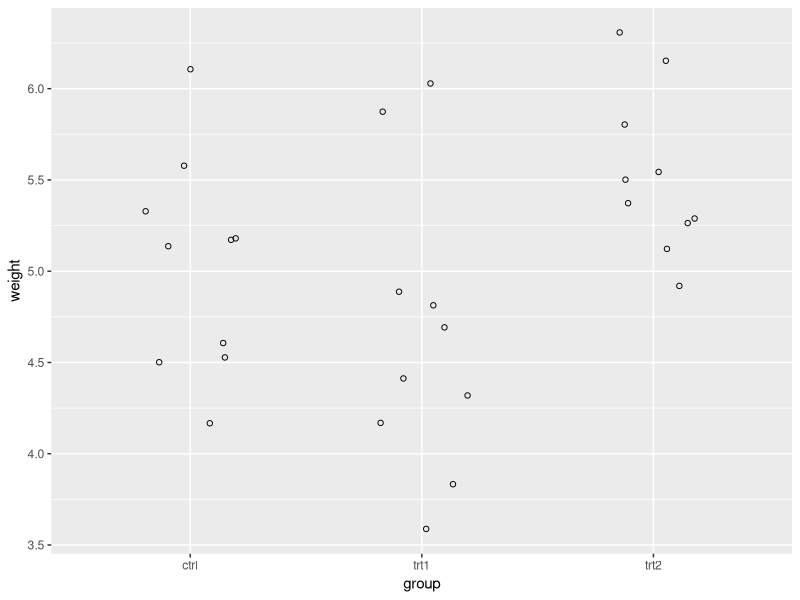
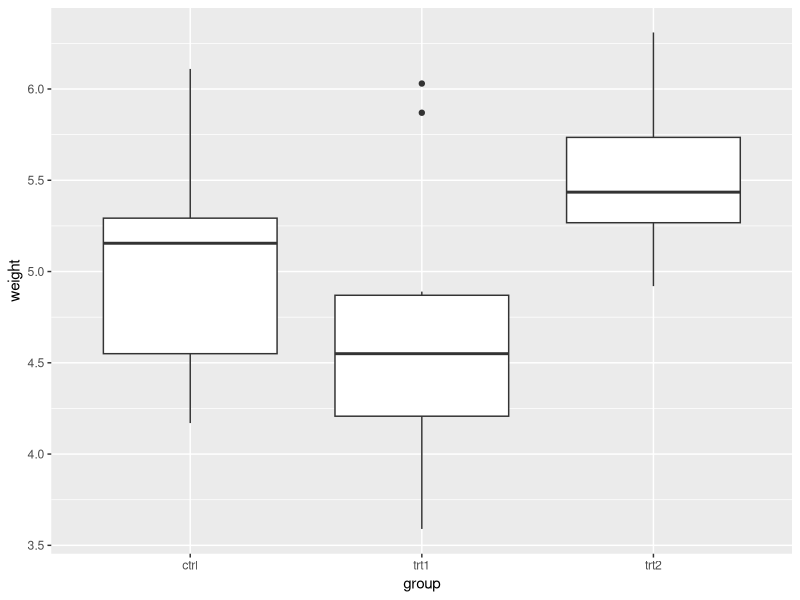
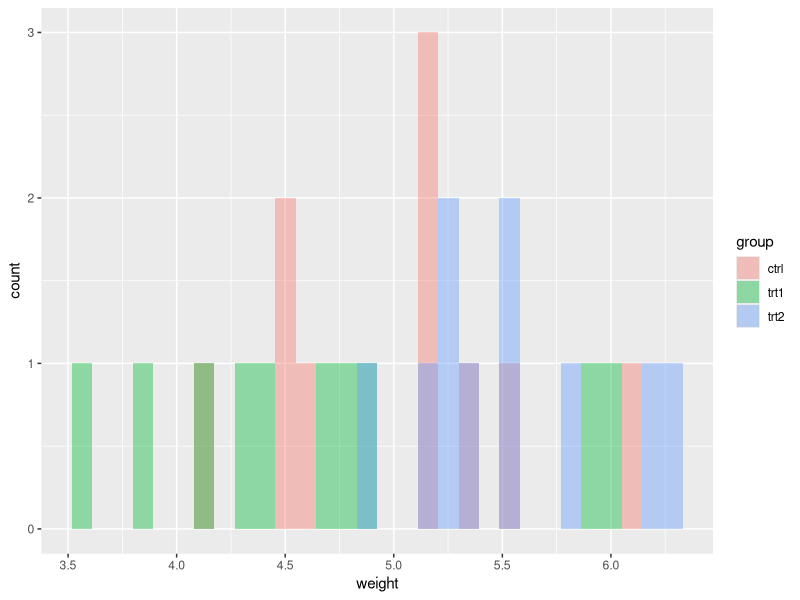

Write the R code that produced these figures, in order. (Note: this script raises an error after producing the figures.)
# Intro to R
# Rick Scavetta
# 6.6.18
# IGRADU DA workshop

# Clear the workspace
rm(list = ls())

# Load packages
library(dplyr)
library(ggplot2)
library(purrr)
library(tidyr)

# Call my functions:
# source("myFuncs.R")

# R syntax:
n <- log2(8)
n # short cut for print(n)

# A simple workflow:
# A built-in dataset:
PlantGrowth

# What are the groups?
levels(PlantGrowth$group)

# How many are there?
nlevels(PlantGrowth$group)

# Descriptive stats:
# ALL 30 values
mean(PlantGrowth$weight)

# Group-wise means:
# The apply family way:
tapply(PlantGrowth$weight, PlantGrowth$group, mean)

# The dplyr way: (first load package)
# shift+ctrl+m for the "pipe" operator, say "and then"

# <- use ctrl+- or alt+- for the assign operator
PGSummary <- PlantGrowth %>%
  group_by(group) %>%
  summarise(avg = mean(weight),
            stdev = sd(weight),
            med = median(weight))

# Make plots: (make sure to load ggplot2)
# 3 parts: data, aesthetics, geometries
# aesthetics: MAPPING data onto a visual scale (axes)
# e.g. x, y, col, shape, size

# save the first two layers as an object
g <- ggplot(PlantGrowth, aes(group, weight))

# Now add geometry: How the data will look
# Points: see shapes on page 67
g +
  geom_point(shape = 1,
             position = position_jitter(0.2))

# Boxplot:
g +
  geom_boxplot()

# Try a histogram: use the "x" and "fill" scales
# "identity" means they appear at the actual value,
# not to stack them. alpha controls transparency.
ggplot(PlantGrowth, aes(weight, fill = group)) +
  geom_histogram(position = "identity", alpha = 0.4)

# Do statistics:
# Group differences
# First build a linear model:
plant.lm <- lm(weight ~ group, data = PlantGrowth)
plant.lm

# t-test:
summary(plant.lm)

# summary is just a generic function
# The operates differently dependent
# on the input! e.g.
summary(PlantGrowth)

# ANOVA: pvalue = 0.01591
anova(plant.lm)

# Post-hoc tests:
# for doing tukeyHSD use aov() instead of lm()
# then use the results in tukeyHSD(), and...
# to get the ANOVA table, use summary() on the aov() output

# Make a report using a different data set:
chickwts

# Element 2: Functions
# Everything that happens,
# is because of a function

34 + 6
`+`(34, 6)

# Order of operations:
# BEDMAS - Brackets, Exp, Div, Mul, Add, Sub
2 - 3/4 # 1.25
(2 - 3)/4 # -0.25

# Make some objects:
n <- 34
p <- 6

# use like numbers
n + p

# Exercies 1, p 27:
m <- 1.12
b <- -0.4
m * 3 + b
m * 8 + b
m * 9 + b
m * 23 + b

# Generic form of functions:
# fun_name(fun_args)

# fun_args may be names of unnamed
# We can use names or only position
log2(8)
# the same as: use long form & names
log(x = 8, base = 2)
# long form & positional matching
log(8, 2)
# combination (typical)
log(8, base = 2)

# confusing: :(
log(2, x = 8)

# Some basic and common functions:
# Combine/concatenate: unnamed arguments
xx <- c(3, 8, 9, 23)
xx

# With characters
myNames <- c("healthy", "tissue", "quantity")

# Seqential numbers: seq()
seq(from = 1, to = 100, by = 7)
foo1 <- seq(1, 100, 7)

# use objects in functions:
foo2 <- seq(1, n, p)

# regular sequence with interval 1
# The : operator
1:10
seq(1, 10, 1)

# Two major types of math functions:
# 1 - Transformation
# addition, division, normalise
# (e.g. Z-score) (x_i - x_bar)/SD
# output length == input length
log2(foo1)
sqrt(foo1)

# 2 - Aggregration functions
# 1 (or a small # of) output
# e.g. mean, sd, etc.
mean(foo1)
sum(foo1) # addition
prod(foo1) # multiplication
length(foo1) # n

# Exercise 2, p30:
foo2 + 100 # Trans
foo2 + foo2 # Trans
sum(foo2) + foo2 # Trans (with aggr)
1:3 + foo2 # trans

#############################################################
############# Key Point # 1 #################################
############# Vector Recycling ##############################
#############################################################

1:4 + foo2

# e.g. Z-scores
# (x_i - x_bar)/SD
(foo1 - mean(foo1))/sd(foo1)

# or...
scale(foo1)

# Exercise 3, p30:
m * xx + b
# It doesn't matter how long xx is:
# m * seq(1, 100, 0.1) + b

# Exercise 4, p30:
# What if I had two slopes:
m2 <- c(0, 1.12)
# goal: get 8 values
m2 * xx + b

0 * xx + b
1.12 * xx + b

# Make a function:
equation <- function(x, m = 1.12, b = -0.4) {
  x * m + b
}

equation(xx) # default args
equation(xx, 123, 1242) # change both m and b
equation(xx, 123) # change m only
equation(xx, b = 1242) # change b only

# Call the function many times:
# Make sure to load purrr
# "map" each "element" of m2 to a function:
# use . for a place-holder
map(m2, ~ equation(xx, .))

# Element 3: Objects
# Anything that exists is an object
# common data storage:

# Vectors - 1 Dimensional, homogenous
# e.g.
foo1 # 15 "elements"
foo2 # 6 "elements"
myNames

# 4 most common user-defined
# Atomic vector types
# Logical - TRUE/FALSE, T/F, 1/0 (boolean, binary)
# Integer - 0,1,3,6,8 (whole)
# Double - 3.14, 6.25, 12.25 (real)
# Character - "x"

typeof(foo1)
typeof(myNames)

foo3 <- c("Liver", "Brain", "Testes",
          "Muscle", "Intestine", "Heart")

foo4 <- c(T, F, F, T, T, F)
typeof(foo4)

# Homogenous data types:
test <- c(1:10, "bob")
test

# remove bob:
test[-11]
# Still character :/

# Major problem # 1: Wrong type
# Solution: Coercion
mean(test)
test <- as.numeric(test)
test
mean(test, na.rm = T)

# Lists: 1 Dimensional, heterogenous
# e.g.
typeof(g) # our plot
typeof(plant.lm)

# Each element is named: access with $
plant.lm$coefficients # 3 element long numerical vector
plant.lm$fitted.values # 30 fitted values

# access the names using:
# Accessor Function
names(plant.lm)

# the names are "meta data", i.e. attributes:
attributes(plant.lm)

# Class by accessor function
class(plant.lm)
class(g)
# classes tell R what to do with this object

# Data frame: A special case of a list
# 2 dimensional, heterogenous
# a collection of vertical vectors
# of the same lengths!
foo.df <- data.frame(foo4, foo3, foo2)
foo.df
# Rows == observations
# Columns == variables

# change the attributes
names(foo.df) <- myNames
foo.df

# Basic functions:
dim(foo.df) # row, cols
# Don't use length! (only w/ 1D)
str(foo.df)
glimpse(foo.df) # in dplyr
summary(foo.df)

# Major problem # 2: Wrong data structure
# Solution: Rearrange or Coercion
# Use functions to find out:
typeof()
class()

# Element 4: Logical Expressions
# Asking and combining questions
# Relational operators: Yes/No questions
# == equivalency
# != non-equivalency
# !x the negation of x, where x is a logical vector
# <, >, <=, >=

!foo4
n > p
p < p

# The output is ALWAYS a logical vector!

# don't get confused! see ==, <=, and...
# <- assign (or =, but don't do that)
# = arguments in a function

# Logical operators: Combine Yes/No questions
# & AND - TRUE in EVERY question
# | OR  - TRUE in AT LEAST one question
# %in% WITHIN - equates to == with |

# Apply to logical data
# All healthy
subset(foo.df, foo.df$healthy == TRUE)
subset(foo.df, foo.df$healthy)
subset(foo.df, healthy)

# The dplyr way: The filter verb
foo.df %>%
  filter(healthy)

# All false:
foo.df %>%
  filter(healthy == F)

foo.df %>%
  filter(!healthy)

# Apply to numeric data (int or dbl)
# below 10
foo.df %>%
  filter(quantity < 10)

# Exactly 31
foo.df %>%
  filter(quantity == 31)

# Range: 10-20
foo.df %>%
  filter(quantity > 10 & quantity < 20)

# What happened:
foo.df$quantity > 10
foo.df$quantity < 20

# What if: Meaningless
foo.df %>%
  filter(quantity > 10 | quantity < 20)

# Extremes: beyond 10-20
foo.df %>%
  filter(quantity < 10 | quantity > 20)

# Impossible
foo.df %>%
  filter(quantity < 10 & quantity > 20)

# What happened:
foo.df$quantity < 10
foo.df$quantity > 20

# Apply to character data
# Here: NO PATTERN MATCHING
# Heart Samples:
foo.df %>%
  filter(tissue == "Heart")

# 2 or more: Heart & Liver
# quick and dirty:
foo.df %>%
  filter(tissue == "Heart" | tissue == "Liver")

# More efficient: DON'T DO THIS
foo.df %>%
  filter(tissue == c("Heart", "Liver"))

# This is Terrible... because...
foo.df %>%
  filter(tissue == c("Liver", "Heart"))

# Why??... VECTOR RECYCLING
foo.df$tissue == c("Heart", "Liver")
foo.df$tissue == c("Liver", "Heart")

# So... use %in% instead
foo.df %>%
  filter(tissue %in% c("Liver", "Heart"))

# This is now the same as
foo.df %>%
  filter(tissue %in% c("Heart", "Liver"))

# Element 5: Indexing
# Find info according to position using []

# Vectors:
foo1
foo1[6] # The 6th value
foo1[p] # The pth value, i.e. 6th
foo1[3:p] # the 3rd to the pth values
foo1[p:length(foo1)] # from 6th to last

# use combinations of:
# integers, objects, functions

# but the exciting part is... logical vectors:
# i.e. logical expressions
# e.g. all values less than 50
foo1[foo1 < 50]

# Data frames with []:
# 2 Dimentional: [ rows , columns ]
foo.df[3,] # 3rd row, ALL columns
foo.df[,3] # ALL rows, 3rd column
foo.df[3:6, "quantity"] # 3rd to 6th rows, only quantity
foo.df[3:6, 3] # 3rd to 6th rows, only quantity
foo.df[3:6, -1] # exclude healthy, or
foo.df[3:6, c("tissue", "quantity")]

# combine in all variety of ways!
# to prevent switching between vector and data frame
# use tibbles :)
foo.df <- as_tibble(foo.df)
foo.df[foo.df$quantity < 10, "tissue"] # low quantity, only tissue

# basically, this is subset() or filter()
subset(foo.df, quantity < 10, select = "tissue")

# or, easier...
foo.df %>%
  filter(quantity < 10) %>%
  select(tissue)

# NOT possible: missing comma :/
foo.df[foo.df$tissue == "Heart"] # only heart rows
# but... no comma is short-hand for columns
foo.df[3] # the 3rd column
foo.df[,3] # the same here

# So I don't need a comma in [] for a data frame
# But what if I DO have one for a vector?
foo1[,p]

# Element 8: Factor Variables (with levels)
# Categorical variables (with groups)
# aka discrete, qualitative

#e.g.
PlantGrowth$group

# factor is a special class of type integer
# with labels
typeof(PlantGrowth$group)
class(PlantGrowth$group)

str(PlantGrowth)

# also:
foo3 # character
foo.df$tissue # now a factor

str(foo.df)
# The integer values are: 4 1 6 5 3 2
# The associated labels are:
levels(foo.df$tissue)
# "Brain"     "Heart"     "Intestine" "Liver"     "Muscle"   "Testes"

# example of a common problem:
xx <- c(23:27, "bob")
xx # A character vector
# convert to a data.frame:
test <- data.frame(xx)
test$xx # automatically converted to factor :/

# convert from factor to integer: test$xx
as.integer(test$xx) # convert from factor, gets group ID
as.integer(as.character(test$xx)) # so, convert first to character

# Contrast that to converting from character to integer: xx
as.integer(xx) # convert from character, gets number

# Alternatively:
test <- data.frame(xx, stringsAsFactors = F)
test$xx # remains character

# Element 9 & 10: tidy data and split-apply-combine

# Work on a new dataset:
PlayData <- data.frame(type = rep(c("A", "B"), each = 2),
                       time = 1:2,
                       height = seq(10, 40, 10),
                       width = seq(50, 80, 10))

# make the data tidy using the tidyr package
# four arguments to gather()
# 1 - data (input),
# 2&3 - key, value (the names of the output columns)
# 4 - either ID or MEASURE vars
gather(PlayData, key, value, -c(type, time)) # with ID

PlayData.t <- gather(PlayData, key, value, c(height, width)) # with MEASURE

# now for split-apply-combine:
# Split according to some variable(s)
# Apply some functions
# Combine for output

# Scenario 1: compare by key (i.e. height/width)
PlayData$height/PlayData$width # using original data

# with tidy data: aggregration
# Scenario 1: (group according to type and time)
PlayData.t %>%
  group_by(type, time) %>%
  summarise(avg = mean(value))

# Scenario 2: (group according to time and key)
PlayData.t %>%
  group_by(time, key) %>%
  summarise(avg = mean(value))

# Scenario 3: (group according to type and key)
PlayData.t %>%
  group_by(type, key) %>%
  summarise(avg = mean(value))


#######################
# An example with regular expressions:

ratios <- c("Ratio.H.M.Sig", "Ratio.H.L.Sig", "Ratio.M.L.Sig")
sub("Ratio.", "", ratios)

# Which one is H.M?
library(stringr)
# logical vector
ratios == "Ratio.H.M.Sig"  # 100% match
grepl("H.M", ratios)       # pattern match
str_detect(ratios, "H.M")  # pattern match with stringr

# integer of TRUE positions
which(ratios == "Ratio.H.M.Sig")  # 100% match
grep("H.M", ratios)               # pattern match
which(str_detect(ratios, "H.M"))  # pattern match with stringr

# Matching patterns:
str_extract(ratios, "H.*$")
str_extract(ratios, "^.*H")
str_extract(ratios, "H.*i")

##########################
# An aside:

length(foo.df) # the number of elements
# i.e. ncol() --- confusing :/

# But this is ok:
dim(foo.df)
ncol(foo.df)
nrow(foo.df)

length(foo2) # 1D vector
dim(foo2)









